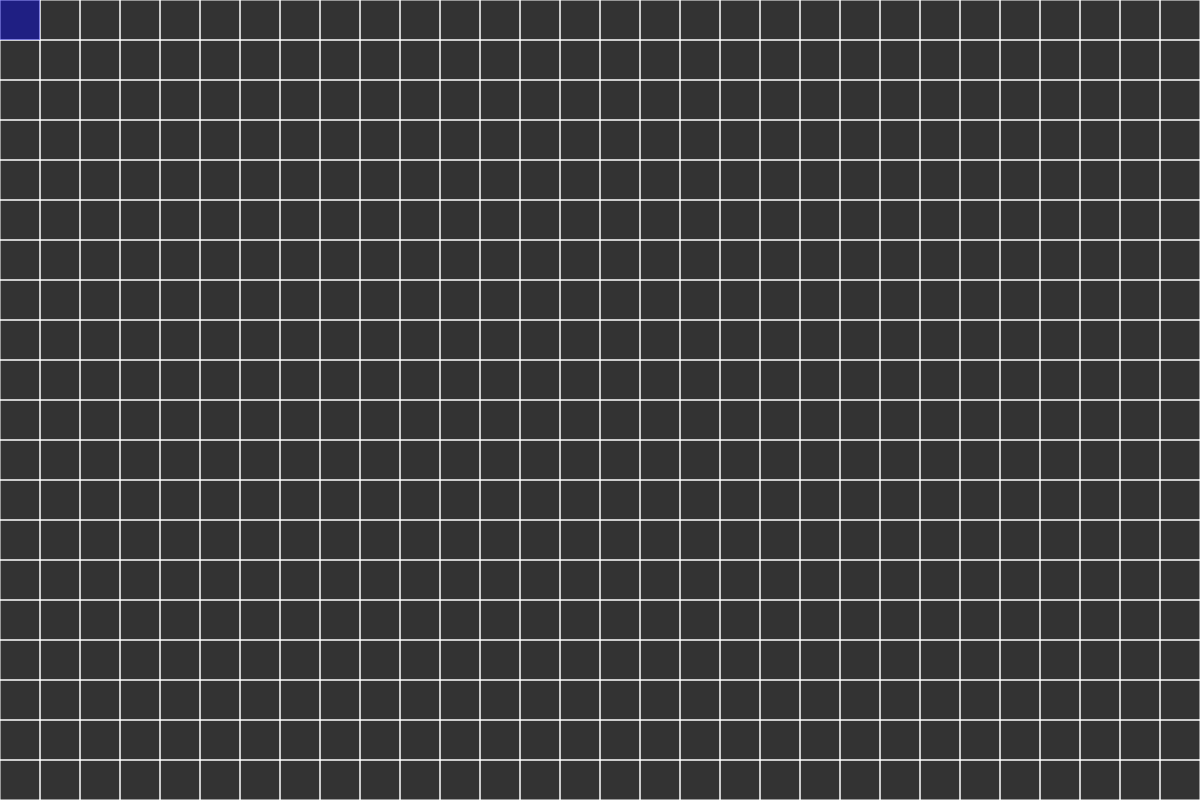
Frame 1 (no input)
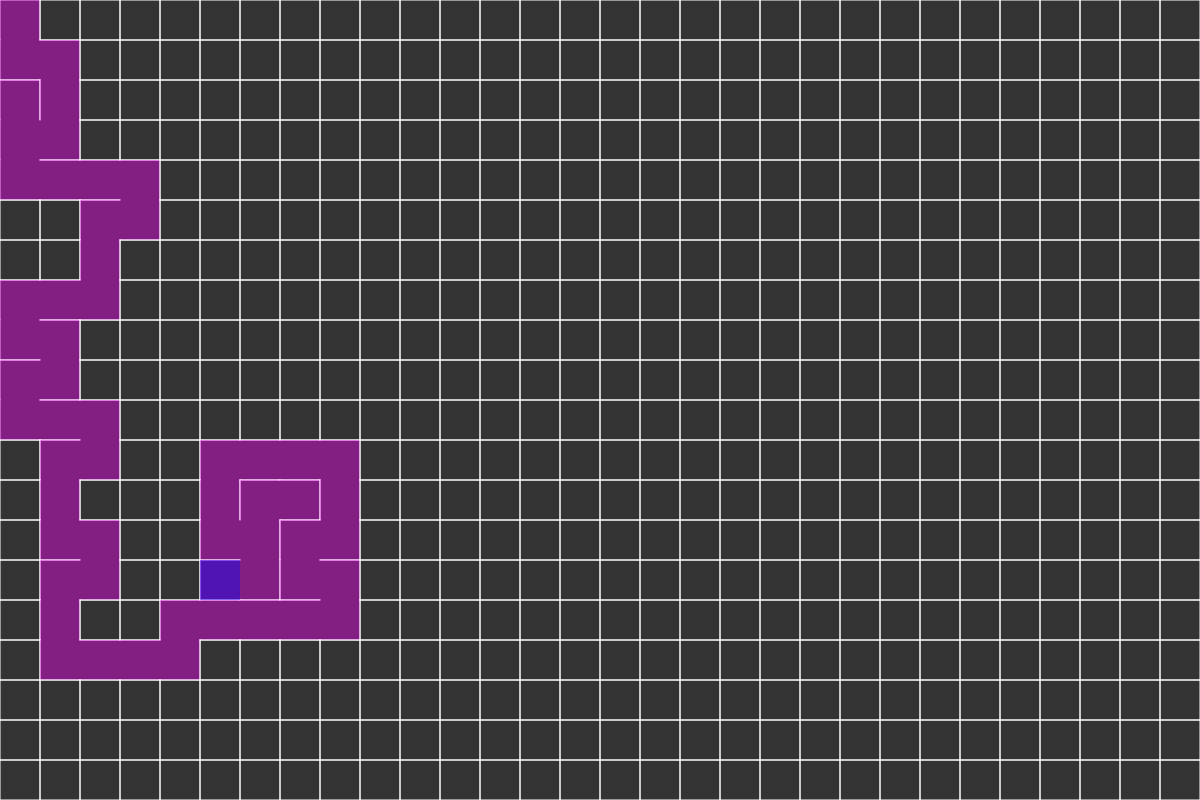
Frame 60 (no input)
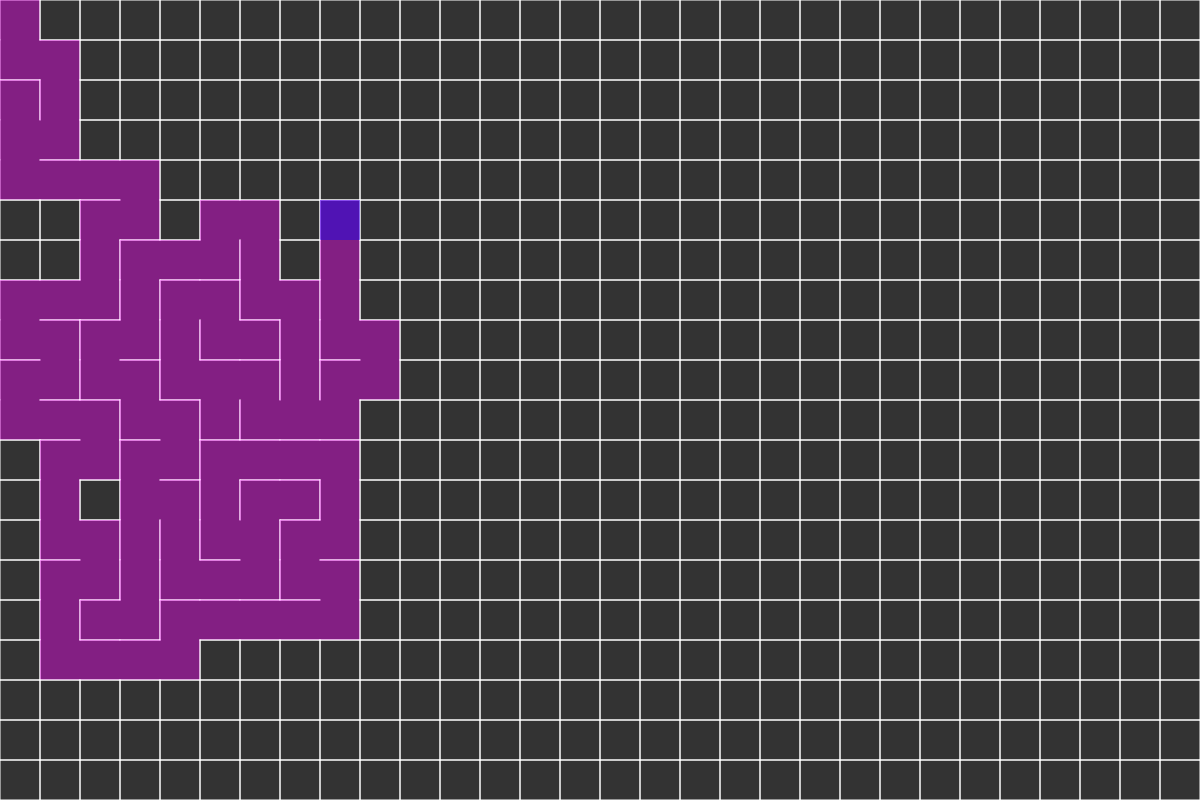
Frame 120 (the mouse pressed at the canvas centre since frame 60)

The p5.js sketch that drew these frames (run headless with seeded random() and noise() and a simulated clock; from frame 60 on, the mouse is pressed at the canvas centre):

// p5.js sketch
// ── sketch.js
var cols, rows;
var wi = 1200, he = 800;
var w = 40;
var grid = [];
var stack = [];
var current;

function setup() {
  createCanvas(wi, he);
  cols = floor(wi / w);
  rows = floor(he / w);
  //frameRate(5);

  for (var j = 0; j < rows; j++) {
    for (var i = 0; i < cols; i++) {
      var cell = new Cell(i, j);
      grid.push(cell);
    }
  }

  current = grid[0];

}

function draw() {
  background(51);

  for (var i = 0; i < grid.length; i++) {
    grid[i].show();
  }

  current.visited = true;
  current.highlight();
  //Step 1: choose random neighbor
  var next = current.checkNeighbors();

  if (next) {
    next.visited = true;

    //Step 2: push current to the stack
    stack.push(current)

    //Step 3: remove the wall between the two cells
    removeWalls(current, next);

    //Step 4: set the current to the neighbor
    current = next;
  } else if (stack.length > 0) {
    current = stack.pop();
  }

}

function index(i, j) {

  if (i < 0 || j < 0 || i > cols - 1 || j > rows - 1) {
    return -1;
  }

  return i + j * cols;
}

function Cell(i, j) {
  this.i = i;
  this.j = j;
  this.visited = false;
  this.walls = [true, true, true, true];

  this.checkNeighbors = function() {
    var neighbors = [];

    var top = grid[index(i, j - 1)];
    var right = grid[index(i + 1, j)];
    var bot = grid[index(i, j + 1)];
    var left = grid[index(i - 1, j)];

    if (top && !top.visited) {
      neighbors.push(top);
    }
    if (right && !right.visited) {
      neighbors.push(right);
    }
    if (bot && !bot.visited) {
      neighbors.push(bot);
    }
    if (left && !left.visited) {
      neighbors.push(left);
    }

    if (neighbors.length > 0) {
      var r = floor(random(0, neighbors.length));
      return neighbors[r];
    } else {
      return undefined;
    }
  }

  this.highlight = function() {
    var x = this.i * w;
    var y = this.j * w;
    noStroke()
    fill(0, 0, 255, 100);
    rect(x, y, w, w);
  }
  this.show = function() {
    var x = this.i * w;
    var y = this.j * w;
    stroke(255);

    if (this.walls[0]) {
      line(x, y, x + w, y)
    }
    if (this.walls[1]) {
      line(x + w, y, x + w, y + w)
    }
    if (this.walls[2]) {
      line(x + w, y + w, x, y + w)
    }
    if (this.walls[3]) {
      line(x, y + w, x, y)
    }

    if (this.visited) {
      noStroke();
      fill(255, 0, 255, 100);
      rect(x, y, w, w);
    }
  }

}

function removeWalls(a, b) {
  var x = a.i - b.i;
  var y = a.j - b.j;

  if (x === 1) {
    a.walls[3] = false;
    b.walls[1] = false;
  } else if (x === -1) {
    a.walls[1] = false;
    b.walls[3] = false;
  }

  if (y === 1) {
    a.walls[0] = false;
    b.walls[2] = false;
  } else if (y === -1) {
    a.walls[2] = false;
    b.walls[0] = false;
  }
}
